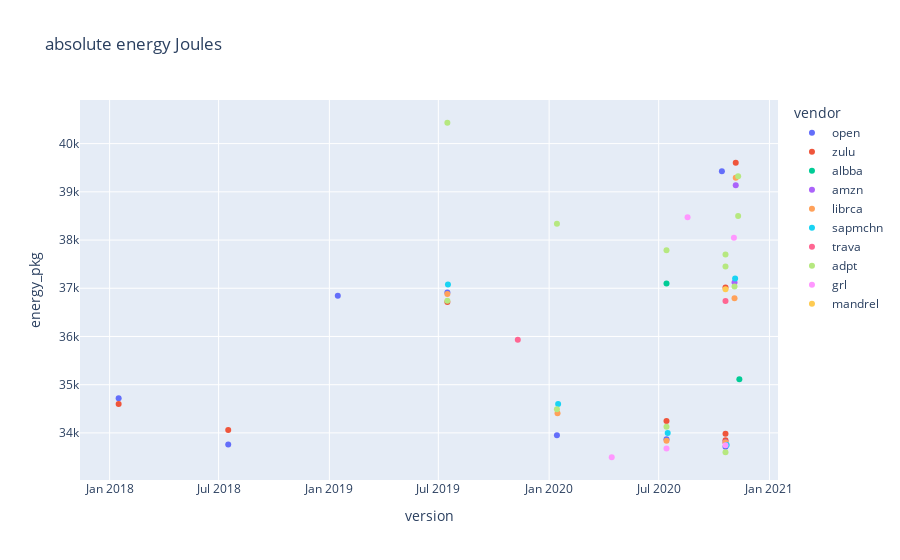

Write notebook code for a chart like this one.
### Code cell
data1.plot(kind="scatter",color="vendor",x="version",y="energy_pkg",title="absolute energy Joules")

### Figure 1 — Plotly figure (JSON) as saved in the notebook; plotly's stock layout.template omitted (floating-point values rounded to 4 significant figures)
{"data": [{"hovertemplate": "vendor=open<br>version=%{x}<br>energy_pkg=%{y}<extra></extra>", "legendgroup": "open", "marker": {"color": "#636efa", "symbol": "circle"}, "mode": "markers", "name": "open", "orientation": "v", "showlegend": true, "type": "scatter", "x": ["2018-07-17", "2019-01-15", "2019-07-16", "2020-01-14", "2020-07-14", "2020-10-20", "2020-10-14", "2018-01-16"], "xaxis": "x", "y": [33760.0, 36850.0, 36910.0, 33950.0, 33870.0, 33710.0, 39430.0, 34720.0], "yaxis": "y"}, {"hovertemplate": "vendor=zulu<br>version=%{x}<br>energy_pkg=%{y}<extra></extra>", "legendgroup": "zulu", "marker": {"color": "#EF553B", "symbol": "circle"}, "mode": "markers", "name": "zulu", "orientation": "v", "showlegend": true, "type": "scatter", "x": ["2018-07-17", "2020-10-20", "2019-07-16", "2020-10-20", "2020-07-14", "2020-10-20", "2020-11-06", "2018-01-16"], "xaxis": "x", "y": [34060.0, 37020.0, 36710.0, 33980.0, 34250.0, 33850.0, 39610.0, 34600.0], "yaxis": "y"}, {"hovertemplate": "vendor=albba<br>version=%{x}<br>energy_pkg=%{y}<extra></extra>", "legendgroup": "albba", "marker": {"color": "#00cc96", "symbol": "circle"}, "mode": "markers", "name": "albba", "orientation": "v", "showlegend": true, "type": "scatter", "x": ["2020-07-14", "2020-11-12"], "xaxis": "x", "y": [37100.0, 35110.0], "yaxis": "y"}, {"hovertemplate": "vendor=amzn<br>version=%{x}<br>energy_pkg=%{y}<extra></extra>", "legendgroup": "amzn", "marker": {"color": "#ab63fa", "symbol": "circle"}, "mode": "markers", "name": "amzn", "orientation": "v", "showlegend": true, "type": "scatter", "x": ["2020-11-04", "2020-10-20", "2020-11-06"], "xaxis": "x", "y": [37120.0, 33800.0, 39140.0], "yaxis": "y"}, {"hovertemplate": "vendor=librca<br>version=%{x}<br>energy_pkg=%{y}<extra></extra>", "legendgroup": "librca", "marker": {"color": "#FFA15A", "symbol": "circle"}, "mode": "markers", "name": "librca", "orientation": "v", "showlegend": true, "type": "scatter", "x": ["2020-11-04", "2019-07-16", "2020-01-15", "2020-07-14", "2020-10-20", "2020-11-06"], "xaxis": "x", "y": [36790.0, 36880.0, 34410.0, 33840.0, 33800.0, 39290.0], "yaxis": "y"}, {"hovertemplate": "vendor=sapmchn<br>version=%{x}<br>energy_pkg=%{y}<extra></extra>", "legendgroup": "sapmchn", "marker": {"color": "#19d3f3", "symbol": "circle"}, "mode": "markers", "name": "sapmchn", "orientation": "v", "showlegend": true, "type": "scatter", "x": ["2020-11-05", "2019-07-17", "2020-01-16", "2020-07-16", "2020-10-22"], "xaxis": "x", "y": [37200.0, 37080.0, 34600.0, 34000.0, 33750.0], "yaxis": "y"}, {"hovertemplate": "vendor=trava<br>version=%{x}<br>energy_pkg=%{y}<extra></extra>", "legendgroup": "trava", "marker": {"color": "#FF6692", "symbol": "circle"}, "mode": "markers", "name": "trava", "orientation": "v", "showlegend": true, "type": "scatter", "x": ["2020-10-20", "2019-11-10"], "xaxis": "x", "y": [36740.0, 35930.0], "yaxis": "y"}, {"hovertemplate": "vendor=adpt<br>version=%{x}<br>energy_pkg=%{y}<extra></extra>", "legendgroup": "adpt", "marker": {"color": "#B6E880", "symbol": "circle"}, "mode": "markers", "name": "adpt", "orientation": "v", "showlegend": true, "type": "scatter", "x": ["2020-11-04", "2020-10-20", "2019-07-16", "2019-07-16", "2020-01-14", "2020-01-14", "2020-07-14", "2020-07-14", "2020-10-20", "2020-10-20", "2020-11-10", "2020-11-10"], "xaxis": "x", "y": [37040.0, 37700.0, 36740.0, 40430.0, 34490.0, 38340.0, 34130.0, 37790.0, 33600.0, 37450.0, 39320.0, 38500.0], "yaxis": "y"}, {"hovertemplate": "vendor=grl<br>version=%{x}<br>energy_pkg=%{y}<extra></extra>", "legendgroup": "grl", "marker": {"color": "#FF97FF", "symbol": "circle"}, "mode": "markers", "name": "grl", "orientation": "v", "showlegend": true, "type": "scatter", "x": ["2020-10-20", "2020-11-03", "2020-04-14", "2020-07-14", "2020-08-18"], "xaxis": "x", "y": [33740.0, 38050.0, 33490.0, 33680.0, 38470.0], "yaxis": "y"}, {"hovertemplate": "vendor=mandrel<br>version=%{x}<br>energy_pkg=%{y}<extra></extra>", "legendgroup": "mandrel", "marker": {"color": "#FECB52", "symbol": "circle"}, "mode": "markers", "name": "mandrel", "orientation": "v", "showlegend": true, "type": "scatter", "x": ["2020-10-20"], "xaxis": "x", "y": [36980.0], "yaxis": "y"}], "layout": {"legend": {"title": {"text": "vendor"}, "tracegroupgap": 0}, "title": {"text": "absolute energy Joules"}, "xaxis": {"anchor": "y", "domain": [0, 1], "title": {"text": "version"}}, "yaxis": {"anchor": "x", "domain": [0, 1], "title": {"text": "energy_pkg"}}}}
